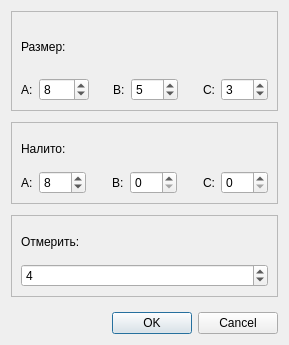
<ui version="4.0" >
 <class>Dialog</class>
 <widget class="QDialog" name="Dialog" >
  <property name="geometry" >
   <rect>
    <x>0</x>
    <y>0</y>
    <width>289</width>
    <height>345</height>
   </rect>
  </property>
  <property name="minimumSize" >
   <size>
    <width>0</width>
    <height>0</height>
   </size>
  </property>
  <property name="maximumSize" >
   <size>
    <width>600</width>
    <height>400</height>
   </size>
  </property>
  <property name="windowTitle" >
   <string>Задание</string>
  </property>
  <layout class="QVBoxLayout" name="verticalLayout_5" >
   <item>
    <widget class="QFrame" name="frame" >
     <property name="sizePolicy" >
      <sizepolicy vsizetype="Expanding" hsizetype="Expanding" >
       <horstretch>0</horstretch>
       <verstretch>0</verstretch>
      </sizepolicy>
     </property>
     <property name="minimumSize" >
      <size>
       <width>0</width>
       <height>0</height>
      </size>
     </property>
     <property name="maximumSize" >
      <size>
       <width>16777215</width>
       <height>100</height>
      </size>
     </property>
     <property name="frameShape" >
      <enum>QFrame::StyledPanel</enum>
     </property>
     <property name="frameShadow" >
      <enum>QFrame::Raised</enum>
     </property>
     <layout class="QVBoxLayout" name="verticalLayout" >
      <item>
       <widget class="QLabel" name="label_5" >
        <property name="text" >
         <string>Размер:</string>
        </property>
       </widget>
      </item>
      <item>
       <layout class="QHBoxLayout" name="horizontalLayout" >
        <item>
         <widget class="QLabel" name="label" >
          <property name="text" >
           <string>A:</string>
          </property>
         </widget>
        </item>
        <item>
         <widget class="QSpinBox" name="BaseA" >
          <property name="minimumSize" >
           <size>
            <width>50</width>
            <height>20</height>
           </size>
          </property>
          <property name="minimum" >
           <number>-1</number>
          </property>
          <property name="maximum" >
           <number>999</number>
          </property>
          <property name="value" >
           <number>8</number>
          </property>
         </widget>
        </item>
        <item>
         <spacer name="horizontalSpacer" >
          <property name="orientation" >
           <enum>Qt::Horizontal</enum>
          </property>
          <property name="sizeHint" stdset="0" >
           <size>
            <width>40</width>
            <height>20</height>
           </size>
          </property>
         </spacer>
        </item>
        <item>
         <widget class="QLabel" name="label_2" >
          <property name="text" >
           <string>B:</string>
          </property>
         </widget>
        </item>
        <item>
         <widget class="QSpinBox" name="BaseB" >
          <property name="minimum" >
           <number>1</number>
          </property>
          <property name="maximum" >
           <number>999</number>
          </property>
          <property name="value" >
           <number>5</number>
          </property>
         </widget>
        </item>
        <item>
         <spacer name="horizontalSpacer_2" >
          <property name="orientation" >
           <enum>Qt::Horizontal</enum>
          </property>
          <property name="sizeHint" stdset="0" >
           <size>
            <width>40</width>
            <height>20</height>
           </size>
          </property>
         </spacer>
        </item>
        <item>
         <widget class="QLabel" name="label_4" >
          <property name="text" >
           <string>C:</string>
          </property>
         </widget>
        </item>
        <item>
         <widget class="QSpinBox" name="BaseC" >
          <property name="maximum" >
           <number>999</number>
          </property>
          <property name="value" >
           <number>3</number>
          </property>
         </widget>
        </item>
       </layout>
      </item>
     </layout>
    </widget>
   </item>
   <item>
    <spacer name="verticalSpacer_2" >
     <property name="orientation" >
      <enum>Qt::Vertical</enum>
     </property>
     <property name="sizeType" >
      <enum>QSizePolicy::Fixed</enum>
     </property>
     <property name="sizeHint" stdset="0" >
      <size>
       <width>5</width>
       <height>5</height>
      </size>
     </property>
    </spacer>
   </item>
   <item>
    <widget class="QFrame" name="frame_2" >
     <property name="frameShape" >
      <enum>QFrame::StyledPanel</enum>
     </property>
     <property name="frameShadow" >
      <enum>QFrame::Raised</enum>
     </property>
     <layout class="QVBoxLayout" name="verticalLayout_4" >
      <item>
       <widget class="QLabel" name="label_11" >
        <property name="text" >
         <string>Налито:</string>
        </property>
       </widget>
      </item>
      <item>
       <layout class="QHBoxLayout" name="horizontalLayout_3" >
        <property name="sizeConstraint" >
         <enum>QLayout::SetMaximumSize</enum>
        </property>
        <item>
         <widget class="QLabel" name="label_3" >
          <property name="text" >
           <string>A:</string>
          </property>
         </widget>
        </item>
        <item>
         <widget class="QSpinBox" name="ValueA" >
          <property name="maximum" >
           <number>999</number>
          </property>
          <property name="value" >
           <number>8</number>
          </property>
         </widget>
        </item>
        <item>
         <spacer name="horizontalSpacer_3" >
          <property name="orientation" >
           <enum>Qt::Horizontal</enum>
          </property>
          <property name="sizeHint" stdset="0" >
           <size>
            <width>40</width>
            <height>20</height>
           </size>
          </property>
         </spacer>
        </item>
        <item>
         <widget class="QLabel" name="label_7" >
          <property name="text" >
           <string>B:</string>
          </property>
         </widget>
        </item>
        <item>
         <widget class="QSpinBox" name="ValueB" >
          <property name="maximum" >
           <number>999</number>
          </property>
         </widget>
        </item>
        <item>
         <spacer name="horizontalSpacer_4" >
          <property name="orientation" >
           <enum>Qt::Horizontal</enum>
          </property>
          <property name="sizeHint" stdset="0" >
           <size>
            <width>40</width>
            <height>20</height>
           </size>
          </property>
         </spacer>
        </item>
        <item>
         <widget class="QLabel" name="label_6" >
          <property name="text" >
           <string>C:</string>
          </property>
         </widget>
        </item>
        <item>
         <widget class="QSpinBox" name="ValueC" >
          <property name="maximum" >
           <number>999</number>
          </property>
         </widget>
        </item>
       </layout>
      </item>
     </layout>
    </widget>
   </item>
   <item>
    <spacer name="verticalSpacer_3" >
     <property name="orientation" >
      <enum>Qt::Vertical</enum>
     </property>
     <property name="sizeType" >
      <enum>QSizePolicy::Fixed</enum>
     </property>
     <property name="sizeHint" stdset="0" >
      <size>
       <width>5</width>
       <height>5</height>
      </size>
     </property>
    </spacer>
   </item>
   <item>
    <widget class="QFrame" name="frame_3" >
     <property name="frameShape" >
      <enum>QFrame::StyledPanel</enum>
     </property>
     <property name="frameShadow" >
      <enum>QFrame::Raised</enum>
     </property>
     <layout class="QVBoxLayout" name="verticalLayout_3" >
      <item>
       <widget class="QLabel" name="label_12" >
        <property name="text" >
         <string>Отмерить:</string>
        </property>
       </widget>
      </item>
      <item>
       <layout class="QHBoxLayout" name="horizontalLayout_2" >
        <item>
         <widget class="QSpinBox" name="NeedA" >
          <property name="value" >
           <number>4</number>
          </property>
         </widget>
        </item>
       </layout>
      </item>
     </layout>
    </widget>
   </item>
   <item>
    <spacer name="verticalSpacer" >
     <property name="orientation" >
      <enum>Qt::Vertical</enum>
     </property>
     <property name="sizeType" >
      <enum>QSizePolicy::Fixed</enum>
     </property>
     <property name="sizeHint" stdset="0" >
      <size>
       <width>9</width>
       <height>9</height>
      </size>
     </property>
    </spacer>
   </item>
   <item>
    <widget class="QDialogButtonBox" name="buttonBox" >
     <property name="orientation" >
      <enum>Qt::Horizontal</enum>
     </property>
     <property name="standardButtons" >
      <set>QDialogButtonBox::Cancel|QDialogButtonBox::Ok</set>
     </property>
    </widget>
   </item>
  </layout>
 </widget>
 <resources/>
 <connections>
  <connection>
   <sender>buttonBox</sender>
   <signal>accepted()</signal>
   <receiver>Dialog</receiver>
   <slot>accept()</slot>
   <hints>
    <hint type="sourcelabel" >
     <x>248</x>
     <y>254</y>
    </hint>
    <hint type="destinationlabel" >
     <x>157</x>
     <y>274</y>
    </hint>
   </hints>
  </connection>
  <connection>
   <sender>buttonBox</sender>
   <signal>rejected()</signal>
   <receiver>Dialog</receiver>
   <slot>reject()</slot>
   <hints>
    <hint type="sourcelabel" >
     <x>316</x>
     <y>260</y>
    </hint>
    <hint type="destinationlabel" >
     <x>286</x>
     <y>274</y>
    </hint>
   </hints>
  </connection>
 </connections>
</ui>
